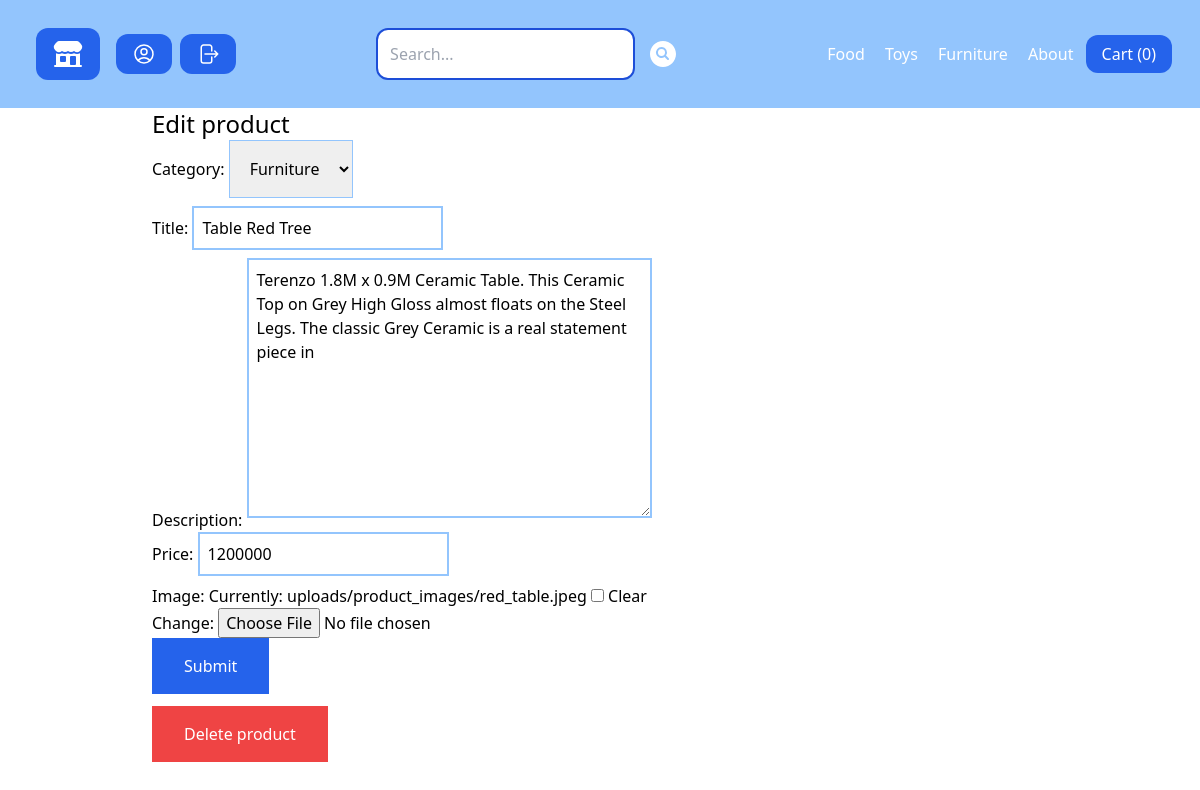
The app's page /my-store/edit-product/4/ (signed in) with its own data.
### store/models.py (models this page shows, shortened)
class Category(models.Model):
    title = models.CharField(max_length = 50)
    slug = models.SlugField(max_length = 50)  # url representation field
    class Meta:
        verbose_name_plural = 'Categories'
    def __str__(self):
        return self.title

class Product(models.Model):
    DRAFT = 'draft'
    WAITING_APPROVAL = 'waitingapproval'
    ACTIVE = 'active'
    DELETED = 'deleted'
    STATUS_CHOICES = (
        (DRAFT, 'Draft'),
        (WAITING_APPROVAL, 'Waiting Approval'),
        (ACTIVE, 'Active'),
        (DELETED,'Deleted'),
    )
    user = models.ForeignKey(User, related_name = 'products',on_delete = models.CASCADE)
    category = models.ForeignKey(Category, related_name='products', on_delete = models.CASCADE)
    title = models.CharField(max_length=50)
    slug = models.SlugField(max_length=50)
    description = models.TextField(blank=True)
    price = models.IntegerField()
    image = models.ImageField(upload_to='uploads/product_images/', blank=True, null=True)
    thumbnails = models.ImageField(upload_to='uploads/product_images/thumbnail/', blank=True, null=True)
    created_at = models.DateTimeField(auto_now_add = True)
    updated_at = models.DateTimeField(auto_now = True)
    status = models.CharField(max_length=50, choices=STATUS_CHOICES, default=ACTIVE)
    class Meta:
        ordering=('-created_at',) # put items in oder they was created

### userprofile/views.py (the view)
# urls.py: path('my-store/edit-product/<int:pk>/',views.edit_product,name="edit_product"),
@login_required
def edit_product(request, pk):
    product = Product.objects.filter(user=request.user).get(pk=pk)
    if request.method=="POST":
        form = ProductForm(request.POST, request.FILES, instance = product)
        if form.is_valid():
            form.save()
            messages.success(request, 'Product was editted')
            return redirect('my_store')
    else:
        form = ProductForm(instance = product)
    return render(request,'userprofile/product_form.html',{
        'title':'Edit product',
        'product':product,
        'form':form
    })

### store/forms.py
class ProductForm(forms.ModelForm):
    class Meta:
        model = Product
        fields = ('category', 'title', 'description', 'price', 'image',)
        widgets = {
            'category':forms.Select(attrs={
                'class':'mb-2 p-4 border border-blue-300'
            }),
            'title':forms.TextInput(attrs={
                'class':'mb-2 p-2 border-2 border-blue-300'
            }
            ),
            'description':forms.Textarea(
                attrs={
                'class':'mb-2 p-2 border-2 border-blue-300'
            }
            ),
            'price':forms.NumberInput(attrs={
                'class':'mb-2 p-2 border-2 border-blue-300'
            }
            ),
        }

### store/cart.py (called while the page is built)
    def __len__(self):
        return sum(item['quantity'] for item in self.cart.values())

### store/context_processors.py (called while the page is built)
def cart(request):
    return {'cart':Cart(request)}

### store/templatetags/menu.py (called while the page is built)
@register.inclusion_tag('core/menu.html') # we need add the menu.html
def menu():
    categories = Category.objects.all()
    return {'categories':categories}

### userprofile/templates/userprofile/product_form.html (shortened to what this page needs)
{% extends 'core/base.html' %}
{% block content  %}
<h1 class="text-2xl">
   {{title}}
</h1>
<form method="post" action="." enctype="multipart/form-data">
    {{form.as_p}}
    <button class="py-4 px-8 bg-blue-600 text-white hover:bg-blue-800">
        Submit
    </button>
</form>
{%if title == 'Edit product'%}
    <a href="{% url 'delete_product' product.id %}" class="mt-3 inline-block py-4 px-8 bg-red-500 text-white">Delete product</a>
{% endif %}
{% endblock %}

### core/templates/core/menu.html
{% for category in categories %}
<a
  href="{%url 'category_detail' category.slug %}"
  class="p-2 text-white hover:bg-blue-500 rounded-xl"
  >{{category.title}}</a
>
{%endfor%}
<a href="{% url 'about' %}" class="p-2 text-white hover:bg-blue-500 rounded-xl">
  About
</a>

### records on screen
Category: title "Food", title "Table Red Tree"
Category: title "Toys"
Category: title "Furniture"
Product: category "Furniture", description "Terenzo 1.8M x 0.9M Ceramic Table. This Ceramic Top on Grey High Gloss almost floats on the Steel Legs. The classic Grey Ceramic is a real statement piece in", price "1200000"

### other values on screen
{{ cart|length }} "0"
{{ title }} "Edit product"
